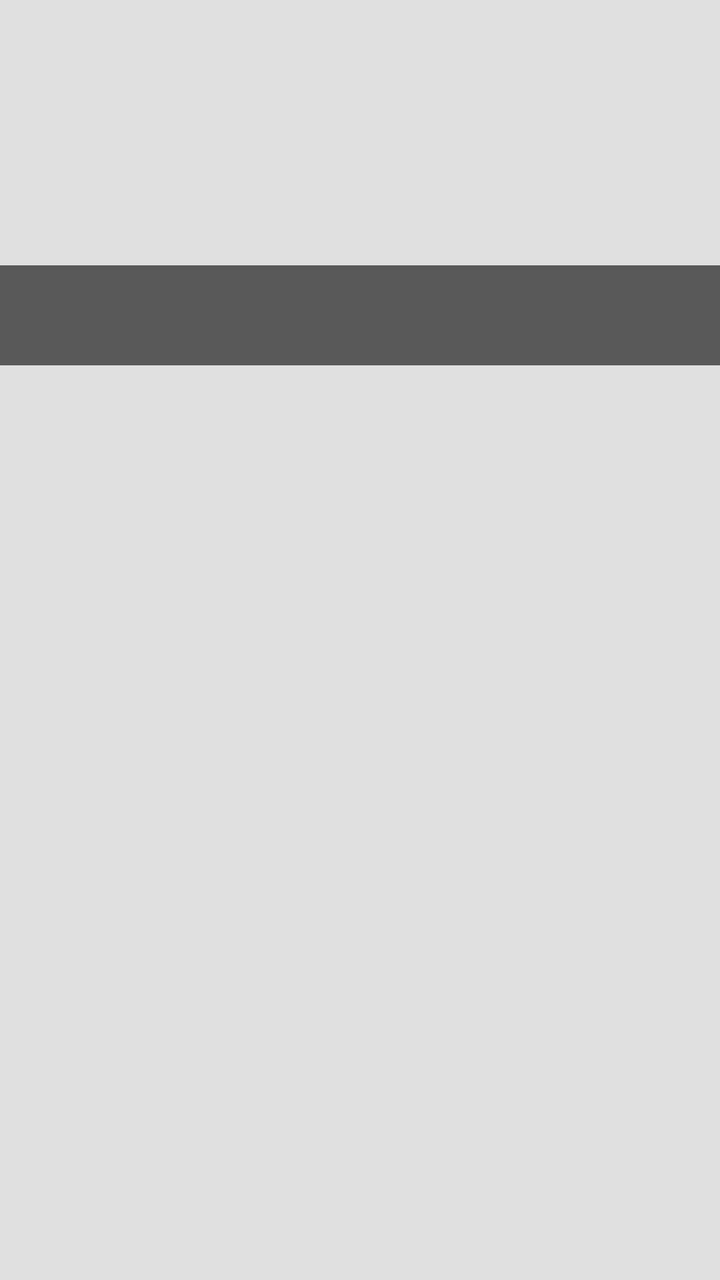
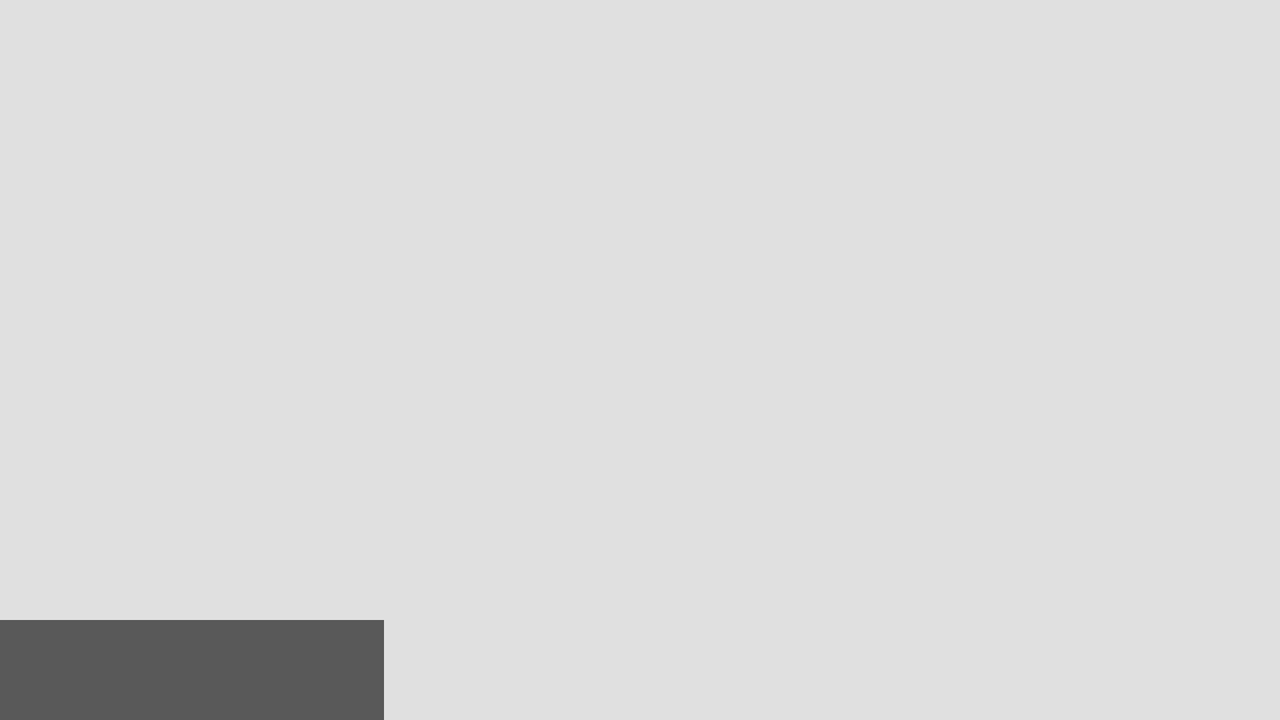

The same Android screen from two of the app's own layout files: first res/layout/ as a phone draws it, then the repository's variant for another configuration, drawn on a device whose configuration selects that folder. Both files follow.
<!-- AndroidManifest.xml: activity theme AppTheme.NoActionBar -->
<!-- res/layout/fragment_home.xml -->
<LinearLayout xmlns:android="http://schemas.android.com/apk/res/android"
    xmlns:tools="http://schemas.android.com/tools"
    android:layout_width="match_parent"
    android:layout_height="match_parent"
    android:orientation="vertical"
    tools:context="dev.larueinfo.alignlabsbenin.HomeActivity$PlaceholderFragment">

    <ViewFlipper
        android:id="@+id/view_flipper"
        android:layout_width="fill_parent"
        android:layout_height="0dp"
        android:layout_weight="2">

        <RelativeLayout
            android:layout_width="fill_parent"
            android:layout_height="fill_parent">

            <ImageView
                android:id="@+id/viewer1"
                android:layout_width="fill_parent"
                android:layout_height="fill_parent"
                android:layout_gravity="center"
                android:adjustViewBounds="true"
                android:scaleType="centerCrop" />

            <TextView
                android:id="@+id/text_pub_1"
                style="@style/ImageTitle"
                android:text="" />
        </RelativeLayout>

        <RelativeLayout
            android:layout_width="fill_parent"
            android:layout_height="fill_parent">

            <ImageView
                android:id="@+id/viewer2"
                android:layout_width="fill_parent"
                android:layout_height="fill_parent"
                android:layout_gravity="center"
                android:adjustViewBounds="true"
                android:scaleType="centerCrop" />

            <TextView
                android:id="@+id/text_pub_2"
                style="@style/ImageTitle"
                android:text="" />
        </RelativeLayout>

        <RelativeLayout
            android:layout_width="fill_parent"
            android:layout_height="fill_parent">

            <ImageView
                android:id="@+id/viewer3"
                android:layout_width="fill_parent"
                android:layout_height="fill_parent"
                android:layout_gravity="center"
                android:adjustViewBounds="true"
                android:scaleType="centerCrop" />

            <TextView
                android:id="@+id/text_pub_3"
                style="@style/ImageTitle"
                android:text="" />
        </RelativeLayout>
    </ViewFlipper>

    <ListView
        android:id="@+id/newsListView"
        android:layout_width="wrap_content"
        android:layout_height="0dp"
        android:layout_weight="5"
        android:divider="#0fff"
        android:dividerHeight="0dp"
        android:paddingLeft="8dp"
        android:paddingRight="8dp" />

</LinearLayout>
<!-- resources referenced by this layout -->
<resources>
  <style name="ImageTitle">
          <item name="android:layout_width">fill_parent</item>
          <item name="android:layout_height">50dp</item>
          <item name="android:layout_alignParentBottom">true</item>
          <item name="android:background">#99000000</item>
          <item name="android:gravity">center</item>
          <item name="android:maxLines">2</item>
          <item name="android:textColor">#fff</item>
          <item name="android:textStyle">bold</item>
          <item name="android:textSize">18dp</item>
          <item name="android:typeface">sans</item>
      </style>
  <!-- from res/values-v21/ -->
  <style name="AppTheme.NoActionBar">
          <item name="windowActionBar">false</item>
          <item name="windowNoTitle">true</item>
          <item name="android:windowDrawsSystemBarBackgrounds">true</item>
          <item name="android:statusBarColor">@android:color/transparent</item>
          <item name="android:navigationBarColor">@color/navigationBarColor</item>
          <item name="android:windowBackground">@color/windowBackground</item>
      </style>
  <color name="navigationBarColor">#ffa726</color>
  <color name="windowBackground">#e0e0e0</color>
</resources>
<!-- res/layout-land/fragment_home.xml (the repository's variant of the layout above) -->
<!-- drawn on the phone turned sideways -->
<LinearLayout xmlns:android="http://schemas.android.com/apk/res/android"
    xmlns:tools="http://schemas.android.com/tools"
    android:layout_width="match_parent"
    android:layout_height="match_parent"
    android:orientation="horizontal"
    tools:context="dev.larueinfo.alignlabsbenin.HomeActivity$PlaceholderFragment">

    <ViewFlipper
        android:id="@+id/view_flipper"
        android:layout_width="0dp"
        android:layout_height="match_parent"
        android:layout_weight="3">

        <RelativeLayout
            android:layout_width="fill_parent"
            android:layout_height="fill_parent">

            <ImageView
                android:id="@+id/viewer1"
                android:layout_width="match_parent"
                android:layout_height="match_parent"
                android:layout_gravity="center"
                android:adjustViewBounds="true"
                android:scaleType="centerCrop" />

            <TextView
                android:id="@+id/text_pub_1"
                style="@style/ImageTitle"
                android:text="" />
        </RelativeLayout>

        <RelativeLayout
            android:layout_width="fill_parent"
            android:layout_height="fill_parent">

            <ImageView
                android:id="@+id/viewer2"
                android:layout_width="match_parent"
                android:layout_height="match_parent"
                android:layout_gravity="center"
                android:adjustViewBounds="true"
                android:scaleType="centerCrop" />

            <TextView
                android:id="@+id/text_pub_2"
                style="@style/ImageTitle"
                android:text="" />
        </RelativeLayout>

        <RelativeLayout
            android:layout_width="fill_parent"
            android:layout_height="fill_parent">

            <ImageView
                android:id="@+id/viewer3"
                android:layout_width="match_parent"
                android:layout_height="match_parent"
                android:layout_gravity="center"
                android:adjustViewBounds="true"
                android:scaleType="centerCrop" />

            <TextView
                android:id="@+id/text_pub_3"
                style="@style/ImageTitle"
                android:text="" />
        </RelativeLayout>
    </ViewFlipper>

    <ListView
        android:id="@+id/newsListView"
        android:layout_width="0dp"
        android:layout_height="match_parent"
        android:layout_weight="7"
        android:divider="#0fff"
        android:dividerHeight="0dp" />

</LinearLayout>
